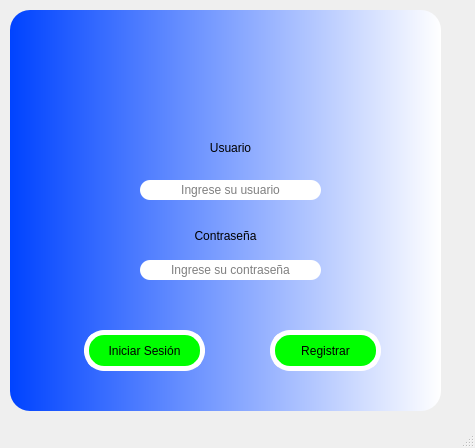
<?xml version="1.0" encoding="UTF-8"?>
<ui version="4.0">
 <class>MainWindow</class>
 <widget class="QMainWindow" name="MainWindow">
  <property name="geometry">
   <rect>
    <x>0</x>
    <y>0</y>
    <width>475</width>
    <height>448</height>
   </rect>
  </property>
  <property name="windowTitle">
   <string>MainWindow</string>
  </property>
  <widget class="QWidget" name="centralwidget">
   <widget class="QFrame" name="frame">
    <property name="geometry">
     <rect>
      <x>10</x>
      <y>10</y>
      <width>431</width>
      <height>401</height>
     </rect>
    </property>
    <property name="styleSheet">
     <string notr="true">background-color:qlineargradient(spread:repeat, x1:0, y1:0, x2:1, y2:0, stop:0 rgba(0, 67, 255, 255), stop:1 rgba(255, 255, 255, 255));
border-radius:20px;
border:1px solid #0000f;
</string>
    </property>
    <property name="frameShape">
     <enum>QFrame::StyledPanel</enum>
    </property>
    <property name="frameShadow">
     <enum>QFrame::Raised</enum>
    </property>
    <widget class="QLabel" name="label">
     <property name="geometry">
      <rect>
       <x>190</x>
       <y>130</y>
       <width>61</width>
       <height>16</height>
      </rect>
     </property>
     <property name="styleSheet">
      <string notr="true">background-color:rgba(0,0,0,0%);
font 75 12pt &quot;Arial&quot;;
border:None;</string>
     </property>
     <property name="text">
      <string>Usuario</string>
     </property>
     <property name="alignment">
      <set>Qt::AlignCenter</set>
     </property>
    </widget>
    <widget class="QLabel" name="label_2">
     <property name="geometry">
      <rect>
       <x>170</x>
       <y>210</y>
       <width>91</width>
       <height>31</height>
      </rect>
     </property>
     <property name="styleSheet">
      <string notr="true">background-color:rgba(0,0,0,0%);
font 75 12pt &quot;Arial&quot;;
border:None;</string>
     </property>
     <property name="text">
      <string>Contraseña</string>
     </property>
     <property name="alignment">
      <set>Qt::AlignCenter</set>
     </property>
    </widget>
    <widget class="QLineEdit" name="le_usuario">
     <property name="geometry">
      <rect>
       <x>130</x>
       <y>170</y>
       <width>181</width>
       <height>20</height>
      </rect>
     </property>
     <property name="styleSheet">
      <string notr="true">Background-color : rgb(255,255,255);
border-radius:10px;
border: None;</string>
     </property>
     <property name="alignment">
      <set>Qt::AlignCenter</set>
     </property>
     <property name="placeholderText">
      <string>Ingrese su usuario</string>
     </property>
    </widget>
    <widget class="QLineEdit" name="le_contrasenna">
     <property name="geometry">
      <rect>
       <x>130</x>
       <y>250</y>
       <width>181</width>
       <height>20</height>
      </rect>
     </property>
     <property name="styleSheet">
      <string notr="true">Background-color : rgb(255,255,255);
border-radius:10px;
border: None;</string>
     </property>
     <property name="alignment">
      <set>Qt::AlignCenter</set>
     </property>
     <property name="placeholderText">
      <string>Ingrese su contraseña</string>
     </property>
    </widget>
    <widget class="QPushButton" name="btn_iniciar">
     <property name="geometry">
      <rect>
       <x>74</x>
       <y>320</y>
       <width>121</width>
       <height>41</height>
      </rect>
     </property>
     <property name="styleSheet">
      <string notr="true">QPushButton{
background-color: rgb(0,255,0);
font: 75 12pt &quot;MS Shell Dlg 2&quot;;
border:5px solid #ffffff;
}

QPushButton:hover{
background-color: rgb(255,255,0);
font: 75 12pt &quot;MS Shell Dlg 2&quot;;
border:5px solid #000000;

}</string>
     </property>
     <property name="text">
      <string>Iniciar Sesión</string>
     </property>
    </widget>
    <widget class="QPushButton" name="btn_registrar">
     <property name="geometry">
      <rect>
       <x>260</x>
       <y>320</y>
       <width>111</width>
       <height>41</height>
      </rect>
     </property>
     <property name="styleSheet">
      <string notr="true">QPushButton{
background-color: rgb(0,255,0);
font: 75 12pt &quot;MS Shell Dlg 2&quot;;
border:5px solid #ffffff;
}

QPushButton:hover{
background-color: rgb(255,255,0);
font: 75 12pt &quot;MS Shell Dlg 2&quot;;
border:5px solid #000000;

}</string>
     </property>
     <property name="text">
      <string>Registrar</string>
     </property>
    </widget>
   </widget>
  </widget>
  <widget class="QMenuBar" name="menubar">
   <property name="geometry">
    <rect>
     <x>0</x>
     <y>0</y>
     <width>475</width>
     <height>21</height>
    </rect>
   </property>
  </widget>
  <widget class="QStatusBar" name="statusbar"/>
 </widget>
 <resources/>
 <connections/>
</ui>
